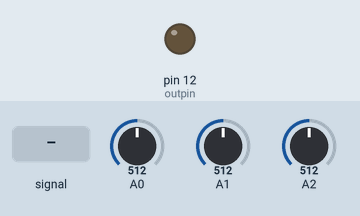
A sketch run on a simulated Arduino Uno, built with avr-gcc and run on an emulated ATmega328P. Parts: output pins drawn as LEDs (lit = HIGH). The test bench sets the inputs (shaded band); at power-on: A0 = 512, A1 = 512, A2 = 512. What the sketch prints to the serial monitor is not drawn.

Above: at 1.2 s.
1.3 s: A0 fed a 200 Hz sine of ±81 counts around its level
At 1.8 s:
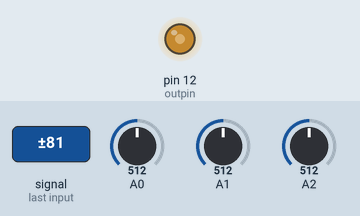
4.3 s: A0 set to 306
5.8 s: A0 set to 496
7.3 s: A0 set to 521
At 7.6 s:
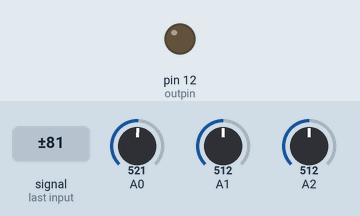
8.8 s: A0 set to 511
At 10.0 s:
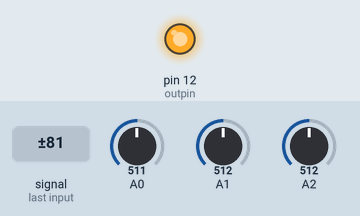
10.3 s: A0 set to 900
At 11.1 s:
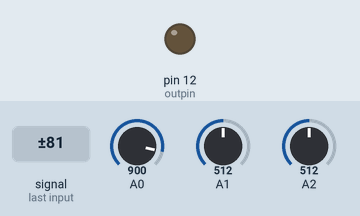
Timing chart, 0 to 12.8 s (numbered marks = the images above; inputs shaded):
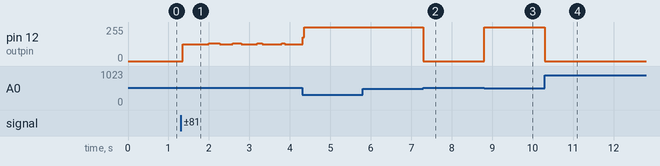

Measured:
- the behaviour switches between 512 and 513 on A0 (found by bisection; images 1 and 2)
- after the input at 1.3 s, pin 12 (outpin): 0/255 → 126/255 after 0.05 s, → 132/255 0.64 s later, → 126/255 0.28 s later, → 132/255 0.32 s later, … (9 changes in this stretch)
- after the input at 7.3 s, pin 12 (outpin): 255/255 → 0/255 at once
- after the input at 8.8 s, pin 12 (outpin): 0/255 → 255/255 at once
- after the input at 10.3 s, pin 12 (outpin): 255/255 → 0/255 at once

The sketch:

slimezistor.ino
```cpp
//slimezistor
//public domain
//trash robot
//digital output pin 12 goes to one electrode in the fluid, the other goes to A0, with cap to ground
//slider bar potentiometers are used to set the trigger voltages

int outpin = 12;
int x0 = 0;//value of analog pin A0
int x1 = 0;//value of analog pin A1
int x2 = 0;//value of analog pin A2
int vmin = 0;//upper voltage trigger to toggle digital LOW
int vmax = 0;//lower voltage trigger to toggle digital HIGH

void setup() {

    pinMode(outpin,OUTPUT);
    digitalWrite(outpin,LOW);
    Serial.begin(115200);

}

void loop() {
  x0 = analogRead(A0);
  x1 = analogRead(A1);
  x2 = analogRead(A2);
  vmax = max(x1,x2);
  vmin = min(x1,x2);
  if(x0 > vmax){
    digitalWrite(outpin,LOW);
  }
  if(x0 < vmin){
    digitalWrite(outpin,HIGH);
  }
  Serial.println(x0);

}
```
